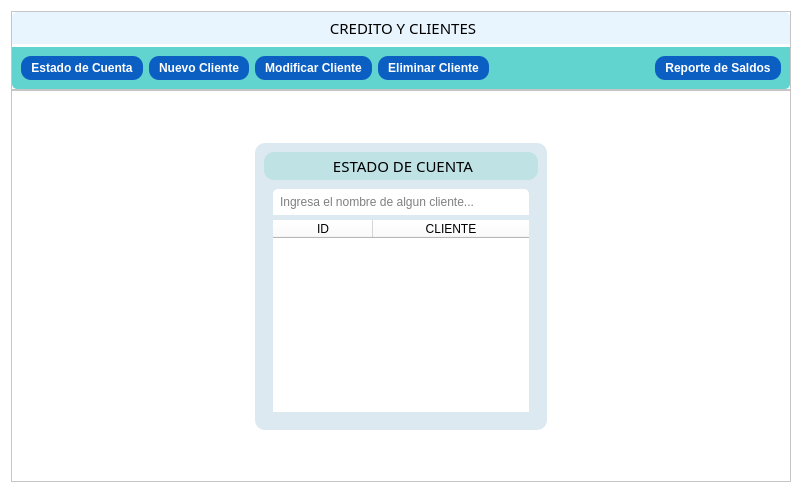
     <widget class="QWidget" name="tab2_clientes">
      <property name="styleSheet">
       <string notr="true">QWidget {
	background-color: rgb(255, 255, 255);
}

QPushButton {
	border-radius: 10px;
	padding: 5px 10px;
	background-color: rgb(12, 95, 194);
	
	color: rgb(255, 255, 255);
}

QPushButton:hover {
	background-color: rgb(15, 122, 244);
}

QPushButton:pressed {
	background-color: rgb(12, 95, 194);
}</string>
      </property>
      <attribute name="icon">
       <iconset resource="../assets/assets/icons/resources.qrc">
        <normaloff>:/blupack/bl-clients.png</normaloff>:/blupack/bl-clients.png</iconset>
      </attribute>
      <attribute name="title">
       <string>Clientes</string>
      </attribute>
      <layout class="QVBoxLayout" name="verticalLayout_8">
       <property name="spacing">
        <number>0</number>
       </property>
       <item>
        <widget class="QFrame" name="clientes_cabeza_frame">
         <property name="frameShape">
          <enum>QFrame::StyledPanel</enum>
         </property>
         <property name="frameShadow">
          <enum>QFrame::Raised</enum>
         </property>
         <property name="lineWidth">
          <number>1</number>
         </property>
         <layout class="QVBoxLayout" name="verticalLayout_7">
          <property name="spacing">
           <number>3</number>
          </property>
          <property name="leftMargin">
           <number>0</number>
          </property>
          <property name="topMargin">
           <number>0</number>
          </property>
          <property name="rightMargin">
           <number>0</number>
          </property>
          <property name="bottomMargin">
           <number>0</number>
          </property>
          <item>
           <widget class="QLabel" name="titulo_clientes">
            <property name="font">
             <font>
              <family>Gotham</family>
              <pointsize>11</pointsize>
              <bold>false</bold>
             </font>
            </property>
            <property name="styleSheet">
             <string notr="true">border-top-right-radius: 5px;
border-top-left-radius: 5px;
background-color: rgb(233, 245, 254);
padding: 5px;</string>
            </property>
            <property name="text">
             <string>&lt;html&gt;&lt;head/&gt;&lt;body&gt;&lt;p align=&quot;center&quot;&gt;CREDITO Y CLIENTES&lt;/p&gt;&lt;/body&gt;&lt;/html&gt;</string>
            </property>
           </widget>
          </item>
          <item>
           <widget class="QFrame" name="cabeza_clientes_cajaBtn">
            <property name="styleSheet">
             <string notr="true">QFrame {
	background-color: rgb(97, 212, 207);
	border-bottom-right-radius: 5px;
	border-bottom-left-radius: 5px;
}</string>
            </property>
            <property name="frameShape">
             <enum>QFrame::StyledPanel</enum>
            </property>
            <property name="frameShadow">
             <enum>QFrame::Raised</enum>
            </property>
            <layout class="QHBoxLayout" name="horizontalLayout_11">
             <item>
              <widget class="QPushButton" name="EstadoCuenta_bttn">
               <property name="font">
                <font>
                 <family>Microsoft JhengHei UI</family>
                 <pointsize>9</pointsize>
                 <bold>true</bold>
                </font>
               </property>
               <property name="text">
                <string>Estado de Cuenta</string>
               </property>
              </widget>
             </item>
             <item>
              <widget class="QPushButton" name="NuevoCliente_bttn">
               <property name="font">
                <font>
                 <family>Microsoft JhengHei UI</family>
                 <pointsize>9</pointsize>
                 <bold>true</bold>
                </font>
               </property>
               <property name="text">
                <string>Nuevo Cliente</string>
               </property>
              </widget>
             </item>
             <item>
              <widget class="QPushButton" name="ModifiCliente_bttn">
               <property name="font">
                <font>
                 <family>Microsoft JhengHei UI</family>
                 <pointsize>9</pointsize>
                 <bold>true</bold>
                </font>
               </property>
               <property name="text">
                <string>Modificar Cliente</string>
               </property>
              </widget>
             </item>
             <item>
              <widget class="QPushButton" name="EliminarCliente_bttn">
               <property name="font">
                <font>
                 <family>Microsoft JhengHei UI</family>
                 <pointsize>9</pointsize>
                 <bold>true</bold>
                </font>
               </property>
               <property name="text">
                <string>Eliminar Cliente</string>
               </property>
              </widget>
             </item>
             <item>
              <spacer name="horizontalSpacer">
               <property name="orientation">
                <enum>Qt::Horizontal</enum>
               </property>
               <property name="sizeHint" stdset="0">
                <size>
                 <width>40</width>
                 <height>20</height>
                </size>
               </property>
              </spacer>
             </item>
             <item>
              <widget class="QPushButton" name="ReporteSaldo_bttn">
               <property name="font">
                <font>
                 <family>Microsoft JhengHei UI</family>
                 <pointsize>9</pointsize>
                 <bold>true</bold>
                </font>
               </property>
               <property name="text">
                <string>Reporte de Saldos</string>
               </property>
              </widget>
             </item>
            </layout>
           </widget>
          </item>
         </layout>
        </widget>
       </item>
       <item>
        <widget class="QFrame" name="clientes_cuerpo_frame">
         <property name="sizePolicy">
          <sizepolicy hsizetype="Preferred" vsizetype="Expanding">
           <horstretch>0</horstretch>
           <verstretch>0</verstretch>
          </sizepolicy>
         </property>
         <property name="frameShape">
          <enum>QFrame::StyledPanel</enum>
         </property>
         <property name="frameShadow">
          <enum>QFrame::Raised</enum>
         </property>
         <layout class="QGridLayout" name="gridLayout_2">
          <item row="0" column="1">
           <spacer name="verticalSpacer">
            <property name="orientation">
             <enum>Qt::Vertical</enum>
            </property>
            <property name="sizeHint" stdset="0">
             <size>
              <width>20</width>
              <height>43</height>
             </size>
            </property>
           </spacer>
          </item>
          <item row="2" column="1">
           <spacer name="verticalSpacer_2">
            <property name="orientation">
             <enum>Qt::Vertical</enum>
            </property>
            <property name="sizeHint" stdset="0">
             <size>
              <width>20</width>
              <height>42</height>
             </size>
            </property>
           </spacer>
          </item>
          <item row="1" column="2">
           <spacer name="horizontalSpacer_3">
            <property name="orientation">
             <enum>Qt::Horizontal</enum>
            </property>
            <property name="sizeHint" stdset="0">
             <size>
              <width>234</width>
              <height>20</height>
             </size>
            </property>
           </spacer>
          </item>
          <item row="1" column="0">
           <spacer name="horizontalSpacer_2">
            <property name="orientation">
             <enum>Qt::Horizontal</enum>
            </property>
            <property name="sizeHint" stdset="0">
             <size>
              <width>234</width>
              <height>20</height>
             </size>
            </property>
           </spacer>
          </item>
          <item row="1" column="1">
           <widget class="QFrame" name="cuerpo_clientes_centro">
            <property name="styleSheet">
             <string notr="true">QFrame {
	border-radius: 10px;
	background-color: rgb(221, 233, 241);
}</string>
            </property>
            <property name="frameShape">
             <enum>QFrame::StyledPanel</enum>
            </property>
            <property name="frameShadow">
             <enum>QFrame::Raised</enum>
            </property>
            <layout class="QVBoxLayout" name="verticalLayout_9">
             <property name="spacing">
              <number>0</number>
             </property>
             <item>
              <widget class="QLabel" name="centro_titulo_estado">
               <property name="font">
                <font>
                 <family>Gotham</family>
                 <pointsize>11</pointsize>
                </font>
               </property>
               <property name="styleSheet">
                <string notr="true">color: rgb(0,0,0);
background-color: rgb(191, 226, 229);
padding:3px 5px; </string>
               </property>
               <property name="text">
                <string>&lt;html&gt;&lt;head/&gt;&lt;body&gt;&lt;p align=&quot;center&quot;&gt;ESTADO DE CUENTA&lt;/p&gt;&lt;/body&gt;&lt;/html&gt;</string>
               </property>
              </widget>
             </item>
             <item>
              <widget class="QFrame" name="centro_busqueda_frame">
               <property name="frameShape">
                <enum>QFrame::StyledPanel</enum>
               </property>
               <property name="frameShadow">
                <enum>QFrame::Raised</enum>
               </property>
               <layout class="QVBoxLayout" name="verticalLayout_10">
                <property name="spacing">
                 <number>5</number>
                </property>
                <item>
                 <widget class="QLineEdit" name="busqueda_cliente_qline">
                  <property name="styleSheet">
                   <string notr="true">background-color: rgb(255, 255, 255);
padding: 5px;
border-top-left-radius: 5px;
border-top-right-radius: 5px;</string>
                  </property>
                  <property name="placeholderText">
                   <string>Ingresa el nombre de algun cliente...</string>
                  </property>
                 </widget>
                </item>
                <item>
                 <widget class="QTableWidget" name="busqueda_cliente_qtableW">
                  <property name="enabled">
                   <bool>true</bool>
                  </property>
                  <property name="styleSheet">
                   <string notr="true">background-color: rgb(255, 255, 255);
border-radius: 0px;</string>
                  </property>
                  <property name="autoScroll">
                   <bool>true</bool>
                  </property>
                  <property name="editTriggers">
                   <set>QAbstractItemView::NoEditTriggers</set>
                  </property>
                  <property name="cornerButtonEnabled">
                   <bool>true</bool>
                  </property>
                  <attribute name="horizontalHeaderVisible">
                   <bool>true</bool>
                  </attribute>
                  <attribute name="horizontalHeaderCascadingSectionResizes">
                   <bool>false</bool>
                  </attribute>
                  <attribute name="horizontalHeaderHighlightSections">
                   <bool>true</bool>
                  </attribute>
                  <attribute name="horizontalHeaderShowSortIndicator" stdset="0">
                   <bool>false</bool>
                  </attribute>
                  <attribute name="horizontalHeaderStretchLastSection">
                   <bool>true</bool>
                  </attribute>
                  <attribute name="verticalHeaderVisible">
                   <bool>false</bool>
                  </attribute>
                  <attribute name="verticalHeaderCascadingSectionResizes">
                   <bool>false</bool>
                  </attribute>
                  <attribute name="verticalHeaderHighlightSections">
                   <bool>true</bool>
                  </attribute>
                  <attribute name="verticalHeaderShowSortIndicator" stdset="0">
                   <bool>false</bool>
                  </attribute>
                  <attribute name="verticalHeaderStretchLastSection">
                   <bool>false</bool>
                  </attribute>
                  <column>
                   <property name="text">
                    <string>ID</string>
                   </property>
                   <property name="icon">
                    <iconset>
                     <normalon>:/Main_icons/squared-id.png</normalon>
                    </iconset>
                   </property>
                  </column>
                  <column>
                   <property name="text">
                    <string>CLIENTE</string>
                   </property>
                   <property name="icon">
                    <iconset>
                     <normalon>:/Main_icons/carnet-de-identidad.png</normalon>
                    </iconset>
                   </property>
                  </column>
                 </widget>
                </item>
               </layout>
              </widget>
             </item>
            </layout>
           </widget>
          </item>
         </layout>
        </widget>
       </item>
      </layout>
     </widget>
